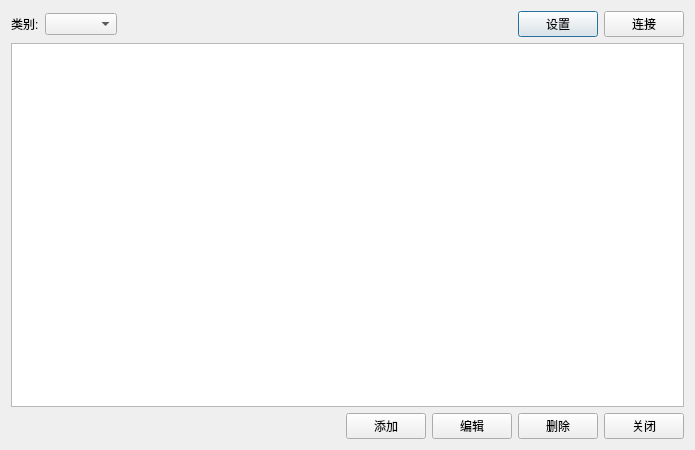
<?xml version="1.0" encoding="UTF-8"?>
<ui version="4.0">
 <class>JZModbusSimulatorClass</class>
 <widget class="QDialog" name="JZModbusSimulatorClass">
  <property name="geometry">
   <rect>
    <x>0</x>
    <y>0</y>
    <width>695</width>
    <height>450</height>
   </rect>
  </property>
  <property name="windowTitle">
   <string>Modbus</string>
  </property>
  <layout class="QVBoxLayout" name="verticalLayout">
   <item>
    <widget class="QWidget" name="widget" native="true">
     <layout class="QHBoxLayout" name="horizontalLayout_2">
      <property name="leftMargin">
       <number>0</number>
      </property>
      <property name="topMargin">
       <number>0</number>
      </property>
      <property name="rightMargin">
       <number>0</number>
      </property>
      <property name="bottomMargin">
       <number>0</number>
      </property>
      <item>
       <widget class="QLabel" name="label">
        <property name="text">
         <string>类别:</string>
        </property>
       </widget>
      </item>
      <item>
       <widget class="QComboBox" name="boxType"/>
      </item>
      <item>
       <spacer name="horizontalSpacer_2">
        <property name="orientation">
         <enum>Qt::Horizontal</enum>
        </property>
        <property name="sizeHint" stdset="0">
         <size>
          <width>604</width>
          <height>20</height>
         </size>
        </property>
       </spacer>
      </item>
      <item>
       <widget class="QPushButton" name="btnSetting">
        <property name="text">
         <string>设置</string>
        </property>
       </widget>
      </item>
      <item>
       <widget class="QPushButton" name="btnStart">
        <property name="text">
         <string>连接</string>
        </property>
       </widget>
      </item>
     </layout>
    </widget>
   </item>
   <item>
    <widget class="QWidget" name="widget_2" native="true">
     <layout class="QVBoxLayout" name="verticalLayout_2">
      <property name="leftMargin">
       <number>0</number>
      </property>
      <property name="topMargin">
       <number>0</number>
      </property>
      <property name="rightMargin">
       <number>0</number>
      </property>
      <property name="bottomMargin">
       <number>0</number>
      </property>
      <item>
       <widget class="QTableWidget" name="tableModbus"/>
      </item>
     </layout>
    </widget>
   </item>
   <item>
    <widget class="QWidget" name="widget_3" native="true">
     <layout class="QHBoxLayout" name="horizontalLayout">
      <property name="leftMargin">
       <number>0</number>
      </property>
      <property name="topMargin">
       <number>0</number>
      </property>
      <property name="rightMargin">
       <number>0</number>
      </property>
      <property name="bottomMargin">
       <number>0</number>
      </property>
      <item>
       <spacer name="horizontalSpacer">
        <property name="orientation">
         <enum>Qt::Horizontal</enum>
        </property>
        <property name="sizeHint" stdset="0">
         <size>
          <width>443</width>
          <height>20</height>
         </size>
        </property>
       </spacer>
      </item>
      <item>
       <widget class="QPushButton" name="btnAdd">
        <property name="text">
         <string>添加</string>
        </property>
       </widget>
      </item>
      <item>
       <widget class="QPushButton" name="btnEdit">
        <property name="text">
         <string>编辑</string>
        </property>
       </widget>
      </item>
      <item>
       <widget class="QPushButton" name="btnRemove">
        <property name="text">
         <string>删除</string>
        </property>
       </widget>
      </item>
      <item>
       <widget class="QPushButton" name="btnClose">
        <property name="text">
         <string>关闭</string>
        </property>
       </widget>
      </item>
     </layout>
    </widget>
   </item>
  </layout>
 </widget>
 <layoutdefault spacing="6" margin="11"/>
 <resources/>
 <connections/>
</ui>
